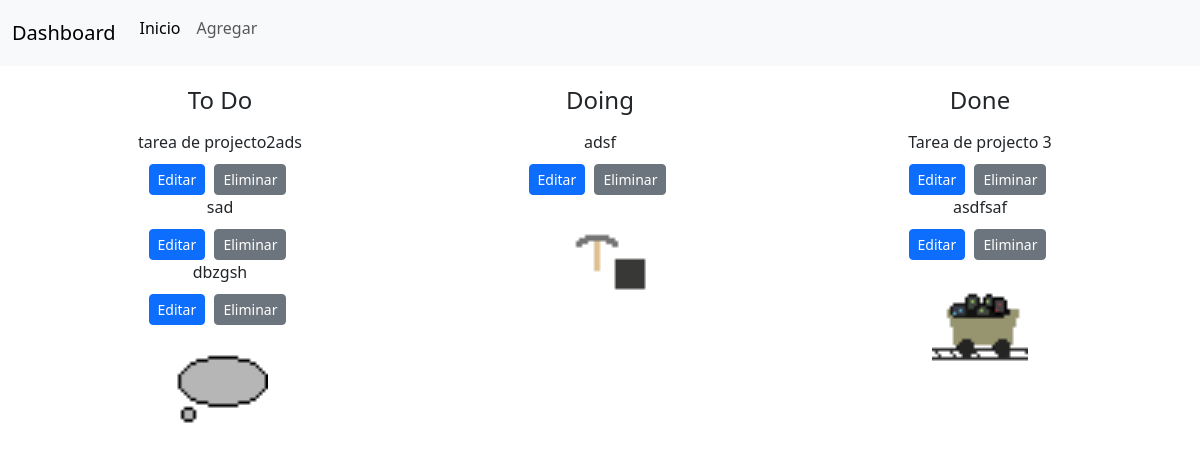
Before: / with the older database file.
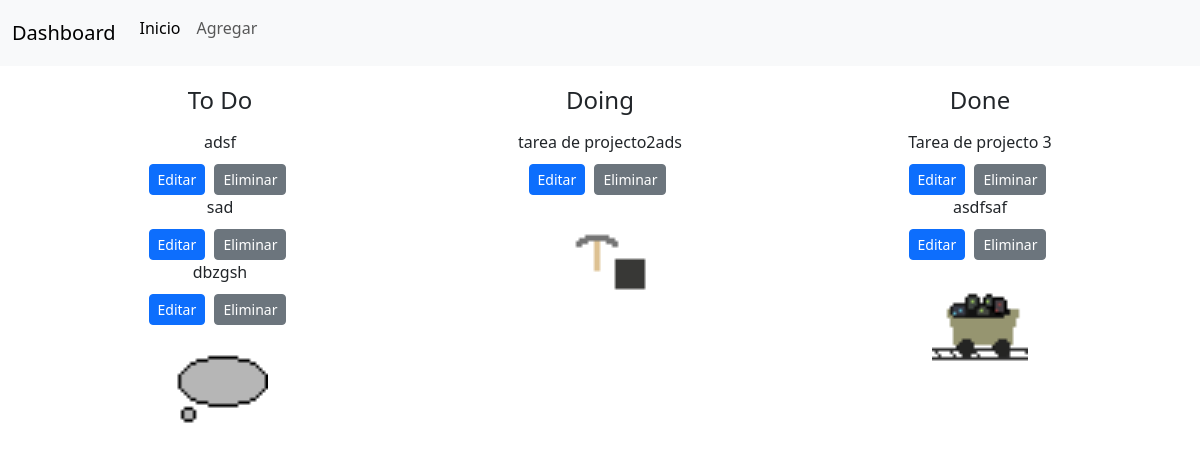
After: the same page with the newer database file.
### todo/models.py (models this page shows, shortened)
class Tarea(models.Model):
    TASK_STATUS_CHOICES = (
        ('To Do', 'To Do'),
        ('Doing', 'Doing'),
        ('Done', 'Done'),
    )
    tarea = models.CharField(max_length=100)
    status = models.CharField(max_length=10, choices=TASK_STATUS_CHOICES, default='To Do')

### todo/views.py (the view)
# urls.py: 2. Add a URL to urlpatterns:  path('', views.home, name='home')
def home(request):
    todo_tasks = Tarea.objects.filter(status='To Do')
    doing_tasks = Tarea.objects.filter(status='Doing')
    done_tasks = Tarea.objects.filter(status='Done')
    context = {'todo_tasks': todo_tasks, 'doing_tasks': doing_tasks, 'done_tasks': done_tasks}
    return render(request, 'todo/home.html', context)

### todo/templates/todo/home.html (shortened to what this page needs)
{% extends 'todo/layout.html' %}
{% load static %}
{% block content %}
<div class="container text-center">
    <div class="row">
        <div class="col to-do-section" data-gif="{% static 'images/to do.gif' %}" data-png="{% static 'images/td.png' %}">
            <h2>To Do</h2>
            <ul>
                {% for task in todo_tasks %}
                    <li>{{ task.tarea }}</li>
                    <a class="btn btn-primary btn-sm" href="{% url 'editar' task.id %}">Editar</a>
                    <a class="btn btn-secondary btn-sm" href="{% url 'eliminar' task.id %}">Eliminar</a>
                {% endfor %}
            </ul>
            <img class="footer-img" src="{% static 'images/td.png' %}" alt="To Do">
        </div>
        <div class="col doing-section" data-gif="{% static 'images/doing.gif' %}" data-png="{% static 'images/ding.png' %}">
            <h2>Doing</h2>
            <ul>
                {% for task in doing_tasks %}
                    <li>{{ task.tarea }}</li>
                    <a class="btn btn-primary btn-sm" href="{% url 'editar' task.id %}">Editar</a>
                    <a class="btn btn-secondary btn-sm" href="{% url 'eliminar' task.id %}">Eliminar</a>
                {% endfor %}
            </ul>
            <img class="footer-img" src="{% static 'images/ding.png' %}" alt="Doing">
        </div>
        <div class="col done-section" data-gif="{% static 'images/done.gif' %}" data-png="{% static 'images/de.png' %}">
            <h2>Done</h2>
            <ul>
                {% for task in done_tasks %}
                    <li>{{ task.tarea }}</li>
                    <a class="btn btn-primary btn-sm" href="{% url 'editar' task.id %}">Editar</a>
                    <a class="btn btn-secondary btn-sm" href="{% url 'eliminar' task.id %}">Eliminar</a>
                {% endfor %}
            </ul>
            <img class="footer-img" src="{% static 'images/de.png' %}" alt="Done">
        </div>
    </div>
</div>
{% endblock %}

### todo/templates/todo/layout.html (shortened to what this page needs)
<!DOCTYPE html>
<html lang="en">
<head>
    <link href="https://cdn.jsdelivr.net/npm/bootstrap@5.3.3/dist/css/bootstrap.min.css" rel="stylesheet">
    {% load static %}
    <link rel="stylesheet" href="{% static 'css/styles.css' %}">
  </head>
<body>
    <nav class="navbar navbar-expand-lg bg-light">
        <div class="container-fluid">
          <a class="navbar-brand" href="#">Dashboard</a>
          <div class="collapse navbar-collapse" id="navbarNav">
            <ul class="navbar-nav">
              <li class="nav-item">
                <a class="nav-link active" aria-current="page" href="{% url 'home' %}">Inicio</a>
              </li>
              <li class="nav-item">
                <a class="nav-link" href="{% url 'agregar' %}">Agregar</a>
              </li>
            </ul>
          </div>
        </div>
      </nav>
    {% block content %}
    {% endblock %}
</body>
</html>

### static/css/styles.css (style rules this page uses)
.container { margin-top: 20px; }
h2 { font-size: 24px; margin-bottom: 15px; }
ul { list-style-type: none; padding: 0; }
li { margin-bottom: 10px; }
.btn { margin-right: 5px; }
.footer-img { width: 96px; height: 96px; }

Changed rows visible on the page:
changed Tarea "adsf": moves from the list under "Doing" to the list under "To Do"
changed Tarea "tarea de projecto2ads": moves from the list under "To Do" to the list under "Doing"
